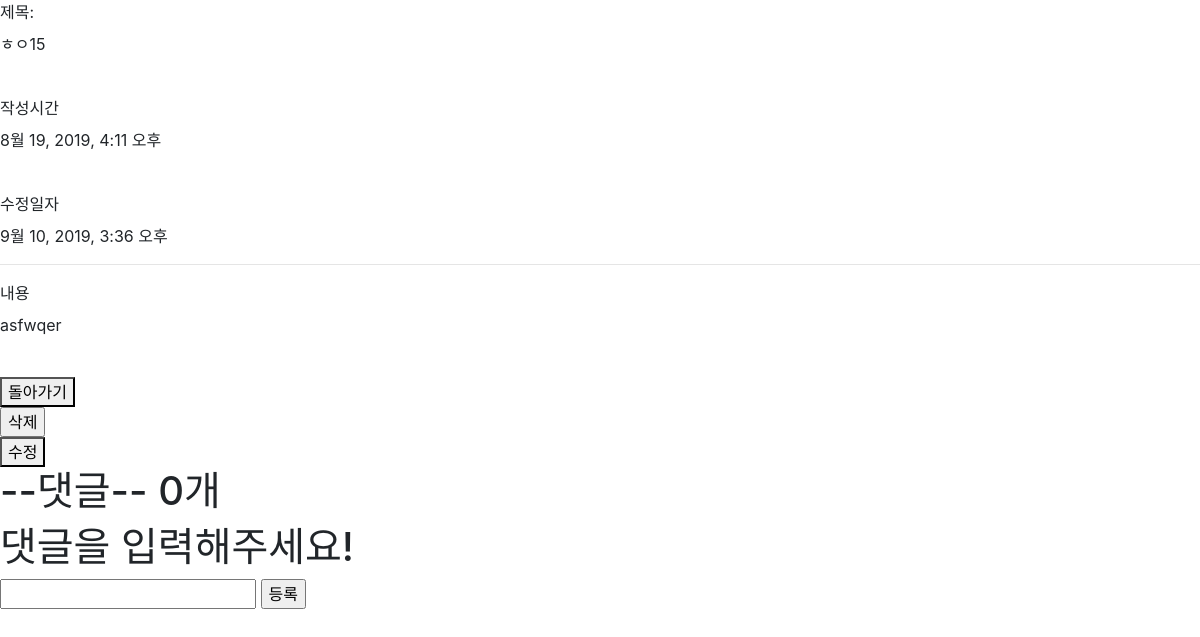
The app's page /articles/15/ with its own data.
### articles/models.py (models this page shows, shortened)
class Article(models.Model):
    title = models.CharField(max_length=10)
    content = models.TextField()
    created_at = models.DateTimeField(auto_now_add=True)
    updated_at = models.DateTimeField(auto_now=True)

### articles/views.py (the view)
# urls.py: path('<int:article_pk>/', views.detail, name='detail'),
def detail(request, article_pk):
    article = Article.objects.get(pk=article_pk)
    comment = article.comment_set.all()
    context = {
        'article' : article,
        'comment' : comment
    }
    return render(request, 'articles/detail.html', context)

### articles/templates/articles/detail.html (shortened to what this page needs)
<!DOCTYPE html>
<html lang="en">
<head>
  <link rel="stylesheet" href="https://stackpath.bootstrapcdn.com/bootstrap/4.3.1/css/bootstrap.min.css">
</head>
<body>
  <label for='title'>제목:</label><br>
  <p id = 'title'>
    {{article.title}}
  </p><br>
  <label for='c_time'>작성시간</label>
  <p id='c_time'>
    {{article.created_at}}
  </p><br>
  <label for='u_time'>수정일자</label>
  <p id='u_time'>
    {{article.updated_at}}
  </p><hr>
  <label for='content'>내용</label><br>
  <p id='content'>
    {{article.content}}
  </p><br>
  <a href='{% url 'articles:index' %}'><button>돌아가기</button></a>
  <form action='{% url 'articles:delete' article.pk %}' method = 'POST'>
    <input type='submit' value='삭제''>
    </form>
  <a href='{% url 'articles:update' article.pk %}'><button>수정</button></a>
  <div>
    <h1>--댓글-- {{comment.count}}개</h1>
    {% for comment_a in comment %}
    <h4>{{comment_a.content}}</h2>
    <a href='{% url 'articles:c_delete' comment_a.pk %}'>삭제</a>
    <hr>
    {% empty %}
    <h1>댓글을 입력해주세요!</h1>
    {% endfor %}
  </div>
  <form action="/articles/{{article.pk}}/comment_create/" method="POST">
    <input type='text' name='comment'>
    <input type='submit' value='등록'>
  </form>
</body>
</html>

### records on screen
Article: title "ㅎㅇ15", created_at "8월 19, 2019, 4:11 오후", updated_at "9월 10, 2019, 3:36 오후", content "asfwqer", count "0"
